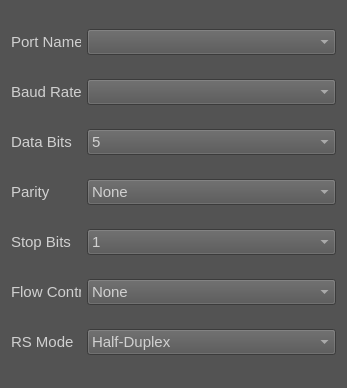
<?xml version="1.0" encoding="UTF-8"?>
<ui version="4.0">
 <class>RS485SettingsWidget</class>
 <widget class="QWidget" name="RS485SettingsWidget">
  <property name="geometry">
   <rect>
    <x>0</x>
    <y>0</y>
    <width>347</width>
    <height>388</height>
   </rect>
  </property>
  <property name="font">
   <font>
    <pointsize>11</pointsize>
   </font>
  </property>
  <property name="windowTitle">
   <string>Form</string>
  </property>
  <property name="styleSheet">
   <string notr="true">color: rgb(208, 208, 208);
background-color: rgb(83, 83, 83);</string>
  </property>
  <layout class="QVBoxLayout" name="verticalLayout">
   <item>
    <layout class="QHBoxLayout" name="horizontalLayout">
     <item>
      <widget class="QLabel" name="portNameLbl">
       <property name="maximumSize">
        <size>
         <width>70</width>
         <height>16777215</height>
        </size>
       </property>
       <property name="font">
        <font>
         <pointsize>11</pointsize>
        </font>
       </property>
       <property name="text">
        <string>Port Name</string>
       </property>
      </widget>
     </item>
     <item>
      <widget class="QComboBox" name="portNameComboBox">
       <property name="minimumSize">
        <size>
         <width>100</width>
         <height>0</height>
        </size>
       </property>
       <property name="font">
        <font>
         <pointsize>11</pointsize>
        </font>
       </property>
      </widget>
     </item>
    </layout>
   </item>
   <item>
    <layout class="QHBoxLayout" name="horizontalLayout_2">
     <item>
      <widget class="QLabel" name="baudRateLbl">
       <property name="maximumSize">
        <size>
         <width>70</width>
         <height>16777215</height>
        </size>
       </property>
       <property name="font">
        <font>
         <pointsize>11</pointsize>
        </font>
       </property>
       <property name="text">
        <string>Baud Rate</string>
       </property>
      </widget>
     </item>
     <item>
      <widget class="QComboBox" name="baudRateComboBox">
       <property name="minimumSize">
        <size>
         <width>100</width>
         <height>0</height>
        </size>
       </property>
       <property name="font">
        <font>
         <pointsize>11</pointsize>
        </font>
       </property>
      </widget>
     </item>
    </layout>
   </item>
   <item>
    <layout class="QHBoxLayout" name="horizontalLayout_3">
     <item>
      <widget class="QLabel" name="dataBitsLbl">
       <property name="maximumSize">
        <size>
         <width>70</width>
         <height>16777215</height>
        </size>
       </property>
       <property name="font">
        <font>
         <pointsize>11</pointsize>
        </font>
       </property>
       <property name="text">
        <string>Data Bits</string>
       </property>
      </widget>
     </item>
     <item>
      <widget class="QComboBox" name="dataBitsComboBox">
       <property name="minimumSize">
        <size>
         <width>100</width>
         <height>0</height>
        </size>
       </property>
       <property name="font">
        <font>
         <pointsize>11</pointsize>
        </font>
       </property>
       <item>
        <property name="text">
         <string>5</string>
        </property>
       </item>
       <item>
        <property name="text">
         <string>6</string>
        </property>
       </item>
       <item>
        <property name="text">
         <string>7</string>
        </property>
       </item>
       <item>
        <property name="text">
         <string>8</string>
        </property>
       </item>
      </widget>
     </item>
    </layout>
   </item>
   <item>
    <layout class="QHBoxLayout" name="horizontalLayout_4">
     <item>
      <widget class="QLabel" name="parityLbl">
       <property name="maximumSize">
        <size>
         <width>70</width>
         <height>16777215</height>
        </size>
       </property>
       <property name="font">
        <font>
         <pointsize>11</pointsize>
        </font>
       </property>
       <property name="text">
        <string>Parity</string>
       </property>
      </widget>
     </item>
     <item>
      <widget class="QComboBox" name="parityComboBox">
       <property name="minimumSize">
        <size>
         <width>100</width>
         <height>0</height>
        </size>
       </property>
       <property name="font">
        <font>
         <pointsize>11</pointsize>
        </font>
       </property>
       <item>
        <property name="text">
         <string>None</string>
        </property>
       </item>
       <item>
        <property name="text">
         <string>Even</string>
        </property>
       </item>
       <item>
        <property name="text">
         <string>Odd</string>
        </property>
       </item>
      </widget>
     </item>
    </layout>
   </item>
   <item>
    <layout class="QHBoxLayout" name="horizontalLayout_5">
     <item>
      <widget class="QLabel" name="stopBitsLbl">
       <property name="maximumSize">
        <size>
         <width>70</width>
         <height>16777215</height>
        </size>
       </property>
       <property name="font">
        <font>
         <pointsize>11</pointsize>
        </font>
       </property>
       <property name="text">
        <string>Stop Bits</string>
       </property>
      </widget>
     </item>
     <item>
      <widget class="QComboBox" name="stopBitsComboBox">
       <property name="minimumSize">
        <size>
         <width>100</width>
         <height>0</height>
        </size>
       </property>
       <property name="font">
        <font>
         <pointsize>11</pointsize>
        </font>
       </property>
       <item>
        <property name="text">
         <string>1</string>
        </property>
       </item>
       <item>
        <property name="text">
         <string>1.5</string>
        </property>
       </item>
       <item>
        <property name="text">
         <string>2</string>
        </property>
       </item>
      </widget>
     </item>
    </layout>
   </item>
   <item>
    <layout class="QHBoxLayout" name="horizontalLayout_6">
     <item>
      <widget class="QLabel" name="flowControlLbl">
       <property name="maximumSize">
        <size>
         <width>70</width>
         <height>16777215</height>
        </size>
       </property>
       <property name="font">
        <font>
         <pointsize>11</pointsize>
        </font>
       </property>
       <property name="text">
        <string>Flow Control</string>
       </property>
      </widget>
     </item>
     <item>
      <widget class="QComboBox" name="flowControlComboBox">
       <property name="minimumSize">
        <size>
         <width>100</width>
         <height>0</height>
        </size>
       </property>
       <property name="font">
        <font>
         <pointsize>11</pointsize>
        </font>
       </property>
       <item>
        <property name="text">
         <string>None</string>
        </property>
       </item>
       <item>
        <property name="text">
         <string>RTS/CTS</string>
        </property>
       </item>
       <item>
        <property name="text">
         <string>XON/XOFF</string>
        </property>
       </item>
      </widget>
     </item>
    </layout>
   </item>
   <item>
    <layout class="QHBoxLayout" name="horizontalLayout_7">
     <item>
      <widget class="QLabel" name="rsModeLbl">
       <property name="maximumSize">
        <size>
         <width>70</width>
         <height>16777215</height>
        </size>
       </property>
       <property name="font">
        <font>
         <pointsize>11</pointsize>
        </font>
       </property>
       <property name="text">
        <string>RS Mode</string>
       </property>
      </widget>
     </item>
     <item>
      <widget class="QComboBox" name="rsModeComboBox">
       <property name="minimumSize">
        <size>
         <width>100</width>
         <height>0</height>
        </size>
       </property>
       <property name="font">
        <font>
         <pointsize>11</pointsize>
        </font>
       </property>
       <item>
        <property name="text">
         <string>Half-Duplex</string>
        </property>
       </item>
       <item>
        <property name="text">
         <string>Full-Duplex</string>
        </property>
       </item>
      </widget>
     </item>
    </layout>
   </item>
  </layout>
 </widget>
 <resources/>
 <connections/>
</ui>
